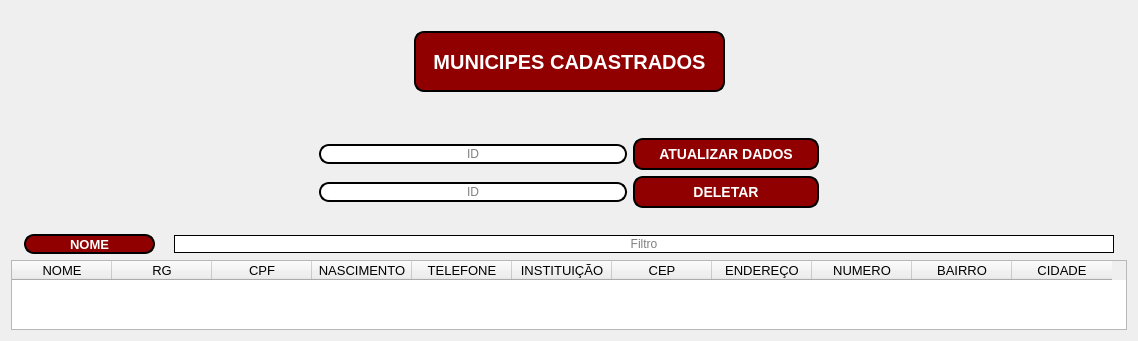
      <widget class="QWidget" name="page_cadastrados">
       <layout class="QVBoxLayout" name="verticalLayout_19">
        <item>
         <layout class="QVBoxLayout" name="verticalLayout_14">
          <item>
           <widget class="QLabel" name="label_39">
            <property name="text">
             <string/>
            </property>
           </widget>
          </item>
          <item>
           <layout class="QHBoxLayout" name="horizontalLayout_18">
            <item>
             <widget class="QLabel" name="label_17">
              <property name="text">
               <string/>
              </property>
             </widget>
            </item>
            <item>
             <widget class="QLabel" name="label_27">
              <property name="minimumSize">
               <size>
                <width>311</width>
                <height>61</height>
               </size>
              </property>
              <property name="maximumSize">
               <size>
                <width>311</width>
                <height>61</height>
               </size>
              </property>
              <property name="font">
               <font>
                <pointsize>15</pointsize>
                <weight>75</weight>
                <italic>false</italic>
                <bold>true</bold>
               </font>
              </property>
              <property name="styleSheet">
               <string notr="true">QLabel {
	color: rgb(255, 255, 255);
    
	background-color: rgb(144, 0, 0);
    border-style: outset;
    border-width: 2px;
    border-radius: 10px;
    border-color: black;
}</string>
              </property>
              <property name="text">
               <string>MUNICIPES CADASTRADOS</string>
              </property>
              <property name="alignment">
               <set>Qt::AlignCenter</set>
              </property>
             </widget>
            </item>
            <item>
             <widget class="QLabel" name="label_26">
              <property name="text">
               <string/>
              </property>
             </widget>
            </item>
           </layout>
          </item>
          <item>
           <widget class="QLabel" name="label_38">
            <property name="text">
             <string/>
            </property>
           </widget>
          </item>
         </layout>
        </item>
        <item>
         <widget class="QLabel" name="label_41">
          <property name="text">
           <string/>
          </property>
         </widget>
        </item>
        <item>
         <layout class="QHBoxLayout" name="horizontalLayout_23">
          <item>
           <spacer name="horizontalSpacer_5">
            <property name="orientation">
             <enum>Qt::Horizontal</enum>
            </property>
            <property name="sizeHint" stdset="0">
             <size>
              <width>40</width>
              <height>20</height>
             </size>
            </property>
           </spacer>
          </item>
          <item>
           <widget class="QLineEdit" name="le_update_municipe">
            <property name="minimumSize">
             <size>
              <width>134</width>
              <height>0</height>
             </size>
            </property>
            <property name="styleSheet">
             <string notr="true">QLineEdit{	
	color: rgb(0, 0, 0);
    border-style: outset;
    border-width: 2px;
    border-radius: 10px;
    border-color: black;
    min-width: 10em;
}
</string>
            </property>
            <property name="alignment">
             <set>Qt::AlignCenter</set>
            </property>
            <property name="placeholderText">
             <string>ID</string>
            </property>
           </widget>
          </item>
          <item>
           <widget class="QPushButton" name="btn_update_municipe_id">
            <property name="minimumSize">
             <size>
              <width>186</width>
              <height>0</height>
             </size>
            </property>
            <property name="cursor">
             <cursorShape>PointingHandCursor</cursorShape>
            </property>
            <property name="styleSheet">
             <string notr="true">QPushButton {
	color: rgb(255, 255, 255);
    
	background-color: rgb(144, 0, 0);
    border-style: outset;
    border-width: 2px;
    border-radius: 10px;
    border-color: black;
    font: bold 14px;
    min-width: 10em;
    padding: 6px;
}

QPushButton:hover {
	background-color: rgb(238, 238, 0);
    border-style: inset;
	color: rgb(0, 0, 0);
}
QPushButton:pressed {
    background-color: red;
    border-style: inset;
}</string>
            </property>
            <property name="text">
             <string>ATUALIZAR DADOS</string>
            </property>
           </widget>
          </item>
          <item>
           <spacer name="horizontalSpacer_2">
            <property name="orientation">
             <enum>Qt::Horizontal</enum>
            </property>
            <property name="sizeHint" stdset="0">
             <size>
              <width>40</width>
              <height>20</height>
             </size>
            </property>
           </spacer>
          </item>
         </layout>
        </item>
        <item>
         <layout class="QHBoxLayout" name="horizontalLayout_22">
          <item>
           <spacer name="horizontalSpacer_6">
            <property name="orientation">
             <enum>Qt::Horizontal</enum>
            </property>
            <property name="sizeHint" stdset="0">
             <size>
              <width>40</width>
              <height>20</height>
             </size>
            </property>
           </spacer>
          </item>
          <item>
           <widget class="QLineEdit" name="le_delete_municipe">
            <property name="minimumSize">
             <size>
              <width>134</width>
              <height>0</height>
             </size>
            </property>
            <property name="styleSheet">
             <string notr="true">QLineEdit{	
	color: rgb(0, 0, 0);
    border-style: outset;
    border-width: 2px;
    border-radius: 10px;
    border-color: black;
    min-width: 10em;
}
</string>
            </property>
            <property name="alignment">
             <set>Qt::AlignCenter</set>
            </property>
            <property name="placeholderText">
             <string>ID</string>
            </property>
           </widget>
          </item>
          <item>
           <widget class="QPushButton" name="btn_delete_municipe">
            <property name="minimumSize">
             <size>
              <width>186</width>
              <height>0</height>
             </size>
            </property>
            <property name="cursor">
             <cursorShape>PointingHandCursor</cursorShape>
            </property>
            <property name="styleSheet">
             <string notr="true">QPushButton {
	color: rgb(255, 255, 255);
    
	background-color: rgb(144, 0, 0);
    border-style: outset;
    border-width: 2px;
    border-radius: 10px;
    border-color: black;
    font: bold 14px;
    min-width: 10em;
    padding: 6px;
}

QPushButton:hover {
	background-color: rgb(238, 238, 0);
    border-style: inset;
	color: rgb(0, 0, 0);
}
QPushButton:pressed {
    background-color: red;
    border-style: inset;
}</string>
            </property>
            <property name="text">
             <string>DELETAR</string>
            </property>
           </widget>
          </item>
          <item>
           <spacer name="horizontalSpacer_3">
            <property name="orientation">
             <enum>Qt::Horizontal</enum>
            </property>
            <property name="sizeHint" stdset="0">
             <size>
              <width>40</width>
              <height>20</height>
             </size>
            </property>
           </spacer>
          </item>
         </layout>
        </item>
        <item>
         <widget class="QLabel" name="label_40">
          <property name="text">
           <string/>
          </property>
         </widget>
        </item>
        <item>
         <layout class="QHBoxLayout" name="horizontalLayout_25">
          <item>
           <widget class="QLabel" name="label_53">
            <property name="text">
             <string/>
            </property>
           </widget>
          </item>
          <item>
           <widget class="QLabel" name="label_52">
            <property name="minimumSize">
             <size>
              <width>131</width>
              <height>20</height>
             </size>
            </property>
            <property name="maximumSize">
             <size>
              <width>131</width>
              <height>20</height>
             </size>
            </property>
            <property name="font">
             <font>
              <pointsize>10</pointsize>
              <weight>75</weight>
              <italic>false</italic>
              <bold>true</bold>
             </font>
            </property>
            <property name="styleSheet">
             <string notr="true">QLabel {
	color: rgb(255, 255, 255);
    
	background-color: rgb(144, 0, 0);
    border-style: outset;
    border-width: 2px;
    border-radius: 10px;
    border-color: black;
}</string>
            </property>
            <property name="text">
             <string>NOME</string>
            </property>
            <property name="alignment">
             <set>Qt::AlignCenter</set>
            </property>
           </widget>
          </item>
          <item>
           <widget class="QLabel" name="label_54">
            <property name="text">
             <string/>
            </property>
           </widget>
          </item>
          <item>
           <widget class="QLineEdit" name="le_pesquisa_municipe">
            <property name="minimumSize">
             <size>
              <width>132</width>
              <height>0</height>
             </size>
            </property>
            <property name="layoutDirection">
             <enum>Qt::LeftToRight</enum>
            </property>
            <property name="styleSheet">
             <string notr="true">QLineEdit{	
	color: rgb(0, 0, 0);
    border-style: outset;
    border-width: 0.5px;
    border-radius: 10px;
    border-color: black;
    min-width: 10em;
}
</string>
            </property>
            <property name="alignment">
             <set>Qt::AlignCenter</set>
            </property>
            <property name="placeholderText">
             <string>Filtro</string>
            </property>
           </widget>
          </item>
          <item>
           <widget class="QLabel" name="label_55">
            <property name="text">
             <string/>
            </property>
           </widget>
          </item>
         </layout>
        </item>
        <item>
         <widget class="QTableWidget" name="tb_municipes_cadastrados">
          <property name="font">
           <font>
            <pointsize>10</pointsize>
            <weight>50</weight>
            <bold>false</bold>
           </font>
          </property>
          <property name="lineWidth">
           <number>2</number>
          </property>
          <property name="midLineWidth">
           <number>1</number>
          </property>
          <property name="sizeAdjustPolicy">
           <enum>QAbstractScrollArea::AdjustToContents</enum>
          </property>
          <property name="editTriggers">
           <set>QAbstractItemView::DoubleClicked</set>
          </property>
          <column>
           <property name="text">
            <string>NOME</string>
           </property>
          </column>
          <column>
           <property name="text">
            <string>RG</string>
           </property>
          </column>
          <column>
           <property name="text">
            <string>CPF</string>
           </property>
          </column>
          <column>
           <property name="text">
            <string>NASCIMENTO</string>
           </property>
          </column>
          <column>
           <property name="text">
            <string>TELEFONE</string>
           </property>
          </column>
          <column>
           <property name="text">
            <string>INSTITUIÇÃO</string>
           </property>
          </column>
          <column>
           <property name="text">
            <string>CEP</string>
           </property>
          </column>
          <column>
           <property name="text">
            <string>ENDEREÇO</string>
           </property>
          </column>
          <column>
           <property name="text">
            <string>NUMERO</string>
           </property>
          </column>
          <column>
           <property name="text">
            <string>BAIRRO</string>
           </property>
          </column>
          <column>
           <property name="text">
            <string>CIDADE</string>
           </property>
          </column>
         </widget>
        </item>
       </layout>
      </widget>
